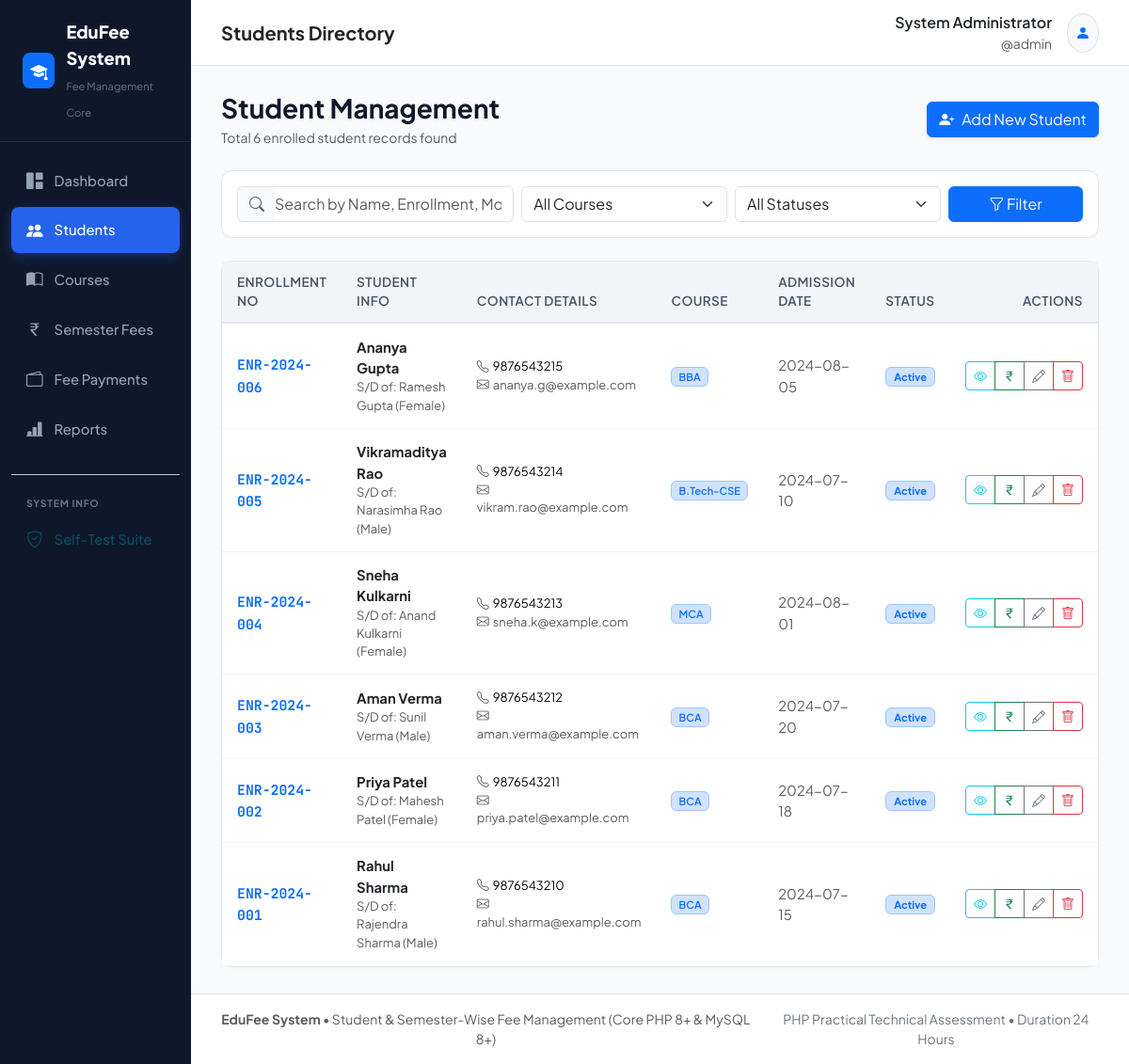
The app's page /students.php (signed in) with its own data.
### tables this page shows
CREATE TABLE `students` (
  `id` INT UNSIGNED AUTO_INCREMENT PRIMARY KEY,
  `enrollment_no` VARCHAR(50) NOT NULL UNIQUE,
  `name` VARCHAR(100) NOT NULL,
  `father_name` VARCHAR(100) NOT NULL,
  `mobile` VARCHAR(20) NOT NULL,
  `email` VARCHAR(100) NOT NULL,
  `gender` ENUM('Male', 'Female', 'Other') NOT NULL,
  `address` TEXT NOT NULL,
  `course_id` INT UNSIGNED NOT NULL,
  `admission_date` DATE NOT NULL,
  `status` ENUM('Active', 'Inactive', 'Passed Out', 'Suspended') NOT NULL DEFAULT 'Active',
  `created_at` TIMESTAMP DEFAULT CURRENT_TIMESTAMP,
  `updated_at` TIMESTAMP DEFAULT CURRENT_TIMESTAMP ON UPDATE CURRENT_TIMESTAMP,
  INDEX `idx_student_enrollment` (`enrollment_no`),
  INDEX `idx_student_name` (`name`),
  INDEX `idx_student_course` (`course_id`),
  INDEX `idx_student_status` (`status`),
  CONSTRAINT `fk_students_course` 
    FOREIGN KEY (`course_id`) REFERENCES `courses` (`id`) 
    ON DELETE RESTRICT ON UPDATE CASCADE
);

CREATE TABLE `courses` (
  `id` INT UNSIGNED AUTO_INCREMENT PRIMARY KEY,
  `name` VARCHAR(100) NOT NULL,
  `code` VARCHAR(20) NOT NULL UNIQUE,
  `duration` VARCHAR(50) NOT NULL COMMENT 'e.g. 3 Years, 2 Years',
  `total_semesters` TINYINT UNSIGNED NOT NULL DEFAULT 6,
  `status` ENUM('Active', 'Inactive') NOT NULL DEFAULT 'Active',
  `created_at` TIMESTAMP DEFAULT CURRENT_TIMESTAMP,
  `updated_at` TIMESTAMP DEFAULT CURRENT_TIMESTAMP ON UPDATE CURRENT_TIMESTAMP,
  INDEX `idx_course_code` (`code`),
  INDEX `idx_course_status` (`status`)
);

### students.php (the view, shortened to what this page needs)
<?php
require_once __DIR__ . '/includes/functions.php';
$pdo = getDBConnection();
$search = trim($_GET['search'] ?? '');
$sql = "SELECT s.*, c.name AS course_name, c.code AS course_code
        FROM students s
        JOIN courses c ON s.course_id = c.id
        WHERE 1=1";
$params = [];
$sql .= " ORDER BY s.id DESC";
$stmt = $pdo->prepare($sql);
$stmt->execute($params);
$students = $stmt->fetchAll();
require_once __DIR__ . '/includes/header.php';
?>
<div class="d-flex flex-column flex-md-row justify-content-between align-items-md-center gap-3 mb-4">
    <div>
        <h3 class="fw-bold mb-1">Student Management</h3>
        <p class="text-muted small mb-0">Total <?= count($students) ?> enrolled student records found</p>
    </div>
    <div>
        <a href="student_add.php" class="btn btn-primary d-inline-flex align-items-center gap-2 shadow-sm">
            <i class="bi bi-person-plus-fill"></i> Add New Student
        </a>
    </div>
</div>
<div class="card card-custom mb-4 p-3">
    <form method="GET" action="students.php" class="row g-2 align-items-center">
        <div class="col-12 col-md-4">
            <div class="input-group">
                <span class="input-group-text bg-light text-muted border-end-0"><i class="bi bi-search"></i></span>
                <input type="text" name="search" class="form-control border-start-0 ps-0" placeholder="Search by Name, Enrollment, Mobile, Email..." value="<?= sanitize($search) ?>">
            </div>
        </div>
        <div class="col-12 col-sm-6 col-md-3">
            <select name="course_id" class="form-select">
                <option value="">All Courses</option>
            </select>
        </div>
        <div class="col-12 col-sm-6 col-md-3">
            <select name="status" class="form-select">
                <option value="">All Statuses</option>
            </select>
        </div>
        <div class="col-12 col-md-2 d-flex gap-2">
            <button type="submit" class="btn btn-primary w-100"><i class="bi bi-funnel"></i> Filter</button>
        </div>
    </form>
</div>
<div class="card card-custom">
    <div class="table-responsive">
        <table class="table table-custom table-hover mb-0">
            <thead>
                <tr>
                    <th>Enrollment No</th>
                    <th>Student Info</th>
                    <th>Contact Details</th>
                    <th>Course</th>
                    <th>Admission Date</th>
                    <th>Status</th>
                    <th class="text-end">Actions</th>
                </tr>
            </thead>
            <tbody>
                <?php if (empty($students)): ?>
                    <tr>
                        <td colspan="7" class="text-center py-5 text-muted">
                            <i class="bi bi-people display-6 d-block text-secondary mb-2"></i>
                            No student records matching your query criteria.
                        </td>
                    </tr>
                <?php else: ?>
                    <?php foreach ($students as $stu): ?>
                        <tr>
                            <td>
                                <span class="mono fw-bold text-primary"><?= sanitize($stu['enrollment_no']) ?></span>
                            </td>
                            <td>
                                <div class="fw-bold text-dark"><?= sanitize($stu['name']) ?></div>
                                <div class="small text-muted">S/D of: <?= sanitize($stu['father_name']) ?> (<?= sanitize($stu['gender']) ?>)</div>
                            </td>
                            <td>
                                <div class="small"><i class="bi bi-telephone me-1 text-muted"></i><?= sanitize($stu['mobile']) ?></div>
                                <div class="small text-muted"><i class="bi bi-envelope me-1 text-muted"></i><?= sanitize($stu['email']) ?></div>
                            </td>
                            <td>
                                <span class="badge bg-primary-subtle text-primary border border-primary-subtle fw-semibold">
                                    <?= sanitize($stu['course_code']) ?>
                                </span>
                            </td>
                            <td class="small text-muted"><?= sanitize($stu['admission_date']) ?></td>
                            <td><?= get_status_badge($stu['status']) ?></td>
                            <td class="text-end">
                                <div class="btn-group">
                                    <a href="student_view.php?id=<?= (int)$stu['id'] ?>" class="btn btn-sm btn-outline-info" title="View Fee Breakdown">
                                        <i class="bi bi-eye"></i>
                                    </a>
                                    <a href="payments.php?action=new&student_id=<?= (int)$stu['id'] ?>" class="btn btn-sm btn-outline-success" title="Pay Fee">
                                        <i class="bi bi-currency-rupee"></i>
                                    </a>
                                    <a href="student_edit.php?id=<?= (int)$stu['id'] ?>" class="btn btn-sm btn-outline-secondary" title="Edit Student">
                                        <i class="bi bi-pencil"></i>
                                    </a>
                                    <a href="student_delete.php?id=<?= (int)$stu['id'] ?>" class="btn btn-sm btn-outline-danger" title="Delete Student" onclick="return confirm('Are you sure you want to delete <?= sanitize($stu['name']) ?>?');">
                                        <i class="bi bi-trash"></i>
                                    </a>
                                </div>
                            </td>
                        </tr>
                    <?php endforeach; ?>
                <?php endif; ?>
            </tbody>
        </table>
    </div>
</div>
<?php require_once __DIR__ . '/includes/footer.php'; ?>

### includes/functions.php (shortened to what this page needs)
<?php
function sanitize(?string $data): string
{
    return htmlspecialchars(trim($data), ENT_QUOTES, 'UTF-8');
}
function get_status_badge(string $status): string
{
    $status = ucfirst(strtolower(trim($status)));
    return match ($status) {
        'Paid'    => '<span class="badge bg-success-subtle text-success border border-success-subtle px-2 py-1"><i class="bi bi-check-circle-fill me-1"></i>Paid</span>',
        'Partial' => '<span class="badge bg-warning-subtle text-warning-emphasis border border-warning-subtle px-2 py-1"><i class="bi bi-pie-chart-fill me-1"></i>Partial</span>',
        'Pending' => '<span class="badge bg-danger-subtle text-danger border border-danger-subtle px-2 py-1"><i class="bi bi-clock-fill me-1"></i>Pending</span>',
        'Active'  => '<span class="badge bg-primary-subtle text-primary border border-primary-subtle px-2 py-1">Active</span>',
        'Inactive'=> '<span class="badge bg-secondary-subtle text-secondary border border-secondary-subtle px-2 py-1">Inactive</span>',
        default   => '<span class="badge bg-light text-dark border px-2 py-1">' . sanitize($status) . '</span>'
    };
}

### includes/header.php (style rules this page uses)
:root { --edu-primary: #1e3a8a; --edu-primary-dark: #0f172a; --edu-accent: #2563eb; --edu-bg: #f8fafc; --edu-card-bg: #ffffff; --edu-text: #0f172a; --edu-text-muted: #64748b; --edu-border: #e2e8f0; }
body { font-family: 'Plus Jakarta Sans', system-ui, -apple-system, sans-serif; background-color: var(--edu-bg); color: var(--edu-text); min-height: 100vh; display: flex; flex-direction: column; }
.mono { font-family: 'JetBrains Mono', monospace; }
.card-custom { background: #ffffff; border: 1px solid var(--edu-border); border-radius: 12px; box-shadow: 0 1px 3px rgba(0,0,0,0.03); transition: transform 0.2s, box-shadow 0.2s; }
.table-custom thead th { background-color: #f1f5f9; color: #475569; font-weight: 600; font-size: 0.85rem; text-transform: uppercase; letter-spacing: 0.03em; border-bottom: 2px solid var(--edu-border); padding: 0.75rem 1rem; }
.table-custom tbody td { vertical-align: middle; padding: 0.85rem 1rem; border-color: #f1f5f9; font-size: 0.925rem; }

### records on screen
students: enrollment_no "ENR-2024-006", name "Ananya Gupta", father_name "Ramesh Gupta", gender "Female", mobile "9876543215", email "ananya.g@example.com", course.code "BBA", admission_date "2024-08-05", status "Active"
students: enrollment_no "ENR-2024-005", name "Vikramaditya Rao", father_name "Narasimha Rao", gender "Male", mobile "9876543214", email "vikram.rao@example.com", course.code "B.Tech-CSE", admission_date "2024-07-10", status "Active"
students: enrollment_no "ENR-2024-004", name "Sneha Kulkarni", father_name "Anand Kulkarni", gender "Female", mobile "9876543213", email "sneha.k@example.com", course.code "MCA", admission_date "2024-08-01", status "Active"
students: enrollment_no "ENR-2024-003", name "Aman Verma", father_name "Sunil Verma", gender "Male", mobile "9876543212", email "aman.verma@example.com", course.code "BCA", admission_date "2024-07-20", status "Active"
students: enrollment_no "ENR-2024-002", name "Priya Patel", father_name "Mahesh Patel", gender "Female", mobile "9876543211", email "priya.patel@example.com", course.code "BCA", admission_date "2024-07-18", status "Active"
students: enrollment_no "ENR-2024-001", name "Rahul Sharma", father_name "Rajendra Sharma", gender "Male", mobile "9876543210", email "rahul.sharma@example.com", course.code "BCA", admission_date "2024-07-15", status "Active"

### other values on screen
$page_title "Students Directory"
$_SESSION['admin_name'] "System Administrator"
$_SESSION['admin_user'] "admin"
count($students) "6"
